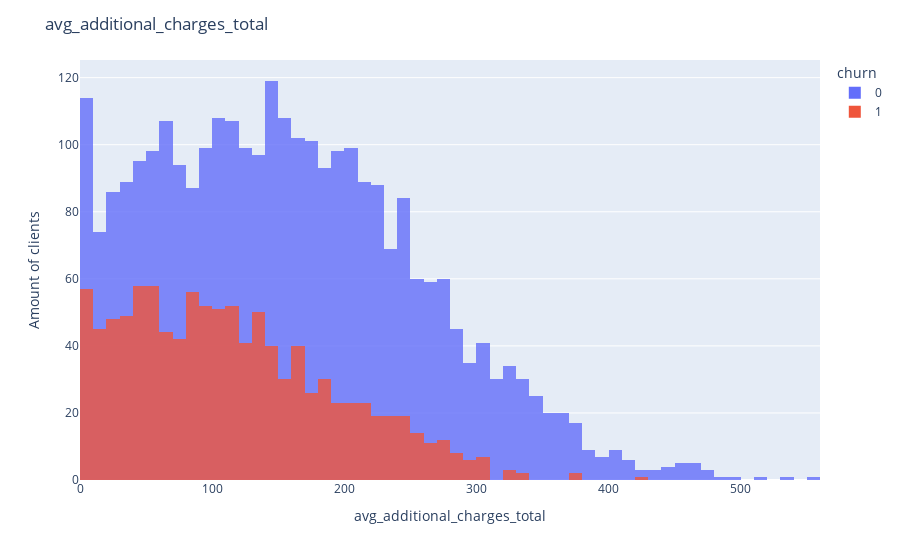
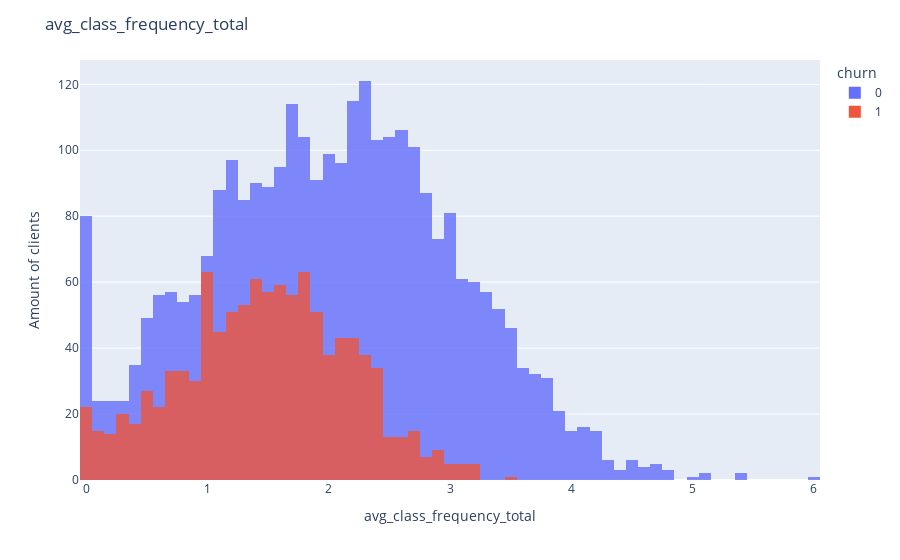
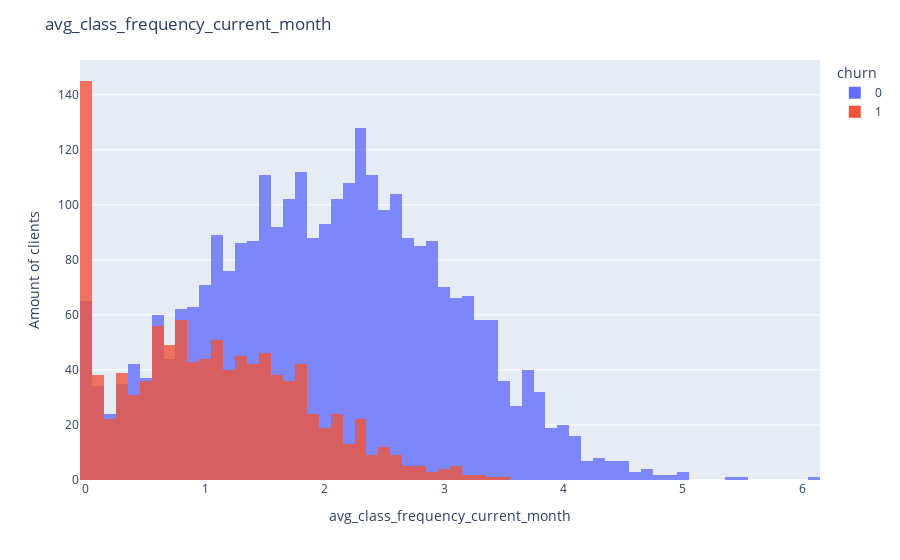
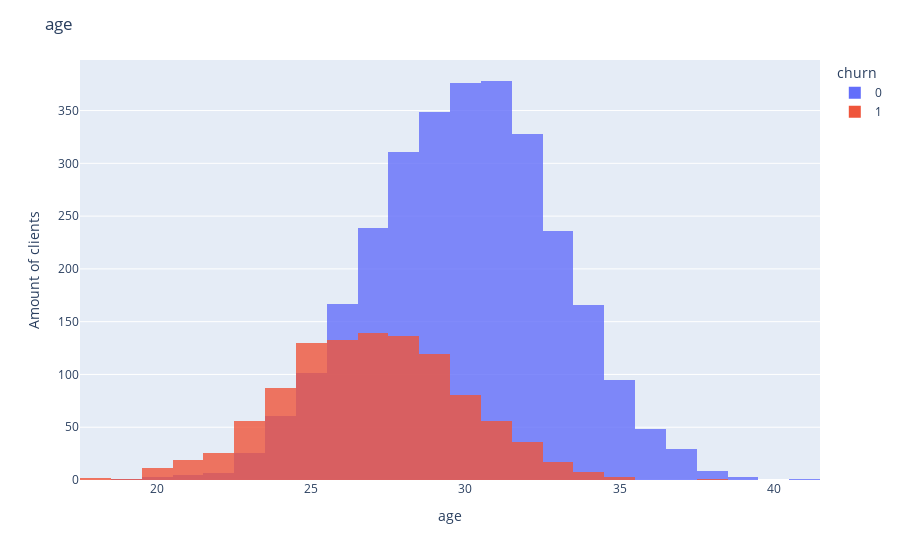

Here is the notebook cell these charts were saved with, in order:
### Markdown cell above
### plotly hist
It is commented out, but it includes all the columns. My conclusions will be presented according to matplotlib hist, which will be plotted on the platform

### Code cell
for column in hist_columns:
    fig = px.histogram(gym, x=column, color="churn", opacity=0.8)
    fig.update_layout(title_text=column, barmode='overlay', xaxis_title=column,
                      yaxis_title="Amount of clients",
                      )
    fig.show()

### Figure 1 — Plotly figure (JSON) as saved in the notebook; plotly's stock layout.template omitted (floating-point values rounded to 4 significant figures; data arrays with more than 128 entries replaced by an {"elided": "..."} marker saying what was removed)
{"data": [{"alignmentgroup": "True", "bingroup": "x", "hovertemplate": "churn=0<br>avg_additional_charges_total=%{x}<br>count=%{y}<extra></extra>", "legendgroup": "0", "marker": {"color": "#636efa", "opacity": 0.8}, "name": "0", "offsetgroup": "0", "orientation": "v", "showlegend": true, "type": "histogram", "x": {"elided": "2939 float values"}, "xaxis": "x", "yaxis": "y"}, {"alignmentgroup": "True", "bingroup": "x", "hovertemplate": "churn=1<br>avg_additional_charges_total=%{x}<br>count=%{y}<extra></extra>", "legendgroup": "1", "marker": {"color": "#EF553B", "opacity": 0.8}, "name": "1", "offsetgroup": "1", "orientation": "v", "showlegend": true, "type": "histogram", "x": {"elided": "1061 float values"}, "xaxis": "x", "yaxis": "y"}], "layout": {"barmode": "overlay", "legend": {"title": {"text": "churn"}, "tracegroupgap": 0}, "margin": {"t": 60}, "title": {"text": "avg_additional_charges_total"}, "xaxis": {"anchor": "y", "domain": [0, 1], "title": {"text": "avg_additional_charges_total"}}, "yaxis": {"anchor": "x", "domain": [0, 1], "title": {"text": "Amount of clients"}}}}

### Figure 2 — Plotly figure (JSON) as saved in the notebook; plotly's stock layout.template omitted (floating-point values rounded to 4 significant figures; data arrays with more than 128 entries replaced by an {"elided": "..."} marker saying what was removed)
{"data": [{"alignmentgroup": "True", "bingroup": "x", "hovertemplate": "churn=0<br>avg_class_frequency_total=%{x}<br>count=%{y}<extra></extra>", "legendgroup": "0", "marker": {"color": "#636efa", "opacity": 0.8}, "name": "0", "offsetgroup": "0", "orientation": "v", "showlegend": true, "type": "histogram", "x": {"elided": "2939 float values"}, "xaxis": "x", "yaxis": "y"}, {"alignmentgroup": "True", "bingroup": "x", "hovertemplate": "churn=1<br>avg_class_frequency_total=%{x}<br>count=%{y}<extra></extra>", "legendgroup": "1", "marker": {"color": "#EF553B", "opacity": 0.8}, "name": "1", "offsetgroup": "1", "orientation": "v", "showlegend": true, "type": "histogram", "x": {"elided": "1061 float values"}, "xaxis": "x", "yaxis": "y"}], "layout": {"barmode": "overlay", "legend": {"title": {"text": "churn"}, "tracegroupgap": 0}, "margin": {"t": 60}, "title": {"text": "avg_class_frequency_total"}, "xaxis": {"anchor": "y", "domain": [0, 1], "title": {"text": "avg_class_frequency_total"}}, "yaxis": {"anchor": "x", "domain": [0, 1], "title": {"text": "Amount of clients"}}}}

### Figure 3 — Plotly figure (JSON) as saved in the notebook; plotly's stock layout.template omitted (floating-point values rounded to 4 significant figures; data arrays with more than 128 entries replaced by an {"elided": "..."} marker saying what was removed)
{"data": [{"alignmentgroup": "True", "bingroup": "x", "hovertemplate": "churn=0<br>avg_class_frequency_current_month=%{x}<br>count=%{y}<extra></extra>", "legendgroup": "0", "marker": {"color": "#636efa", "opacity": 0.8}, "name": "0", "offsetgroup": "0", "orientation": "v", "showlegend": true, "type": "histogram", "x": {"elided": "2939 float values"}, "xaxis": "x", "yaxis": "y"}, {"alignmentgroup": "True", "bingroup": "x", "hovertemplate": "churn=1<br>avg_class_frequency_current_month=%{x}<br>count=%{y}<extra></extra>", "legendgroup": "1", "marker": {"color": "#EF553B", "opacity": 0.8}, "name": "1", "offsetgroup": "1", "orientation": "v", "showlegend": true, "type": "histogram", "x": {"elided": "1061 float values"}, "xaxis": "x", "yaxis": "y"}], "layout": {"barmode": "overlay", "legend": {"title": {"text": "churn"}, "tracegroupgap": 0}, "margin": {"t": 60}, "title": {"text": "avg_class_frequency_current_month"}, "xaxis": {"anchor": "y", "domain": [0, 1], "title": {"text": "avg_class_frequency_current_month"}}, "yaxis": {"anchor": "x", "domain": [0, 1], "title": {"text": "Amount of clients"}}}}

### Figure 4 — Plotly figure (JSON) as saved in the notebook; plotly's stock layout.template omitted (floating-point values rounded to 4 significant figures; data arrays with more than 128 entries replaced by an {"elided": "..."} marker saying what was removed)
{"data": [{"alignmentgroup": "True", "bingroup": "x", "hovertemplate": "churn=0<br>age=%{x}<br>count=%{y}<extra></extra>", "legendgroup": "0", "marker": {"color": "#636efa", "opacity": 0.8}, "name": "0", "offsetgroup": "0", "orientation": "v", "showlegend": true, "type": "histogram", "x": {"elided": "2939 int values"}, "xaxis": "x", "yaxis": "y"}, {"alignmentgroup": "True", "bingroup": "x", "hovertemplate": "churn=1<br>age=%{x}<br>count=%{y}<extra></extra>", "legendgroup": "1", "marker": {"color": "#EF553B", "opacity": 0.8}, "name": "1", "offsetgroup": "1", "orientation": "v", "showlegend": true, "type": "histogram", "x": {"elided": "1061 int values"}, "xaxis": "x", "yaxis": "y"}], "layout": {"barmode": "overlay", "legend": {"title": {"text": "churn"}, "tracegroupgap": 0}, "margin": {"t": 60}, "title": {"text": "age"}, "xaxis": {"anchor": "y", "domain": [0, 1], "title": {"text": "age"}}, "yaxis": {"anchor": "x", "domain": [0, 1], "title": {"text": "Amount of clients"}}}}
